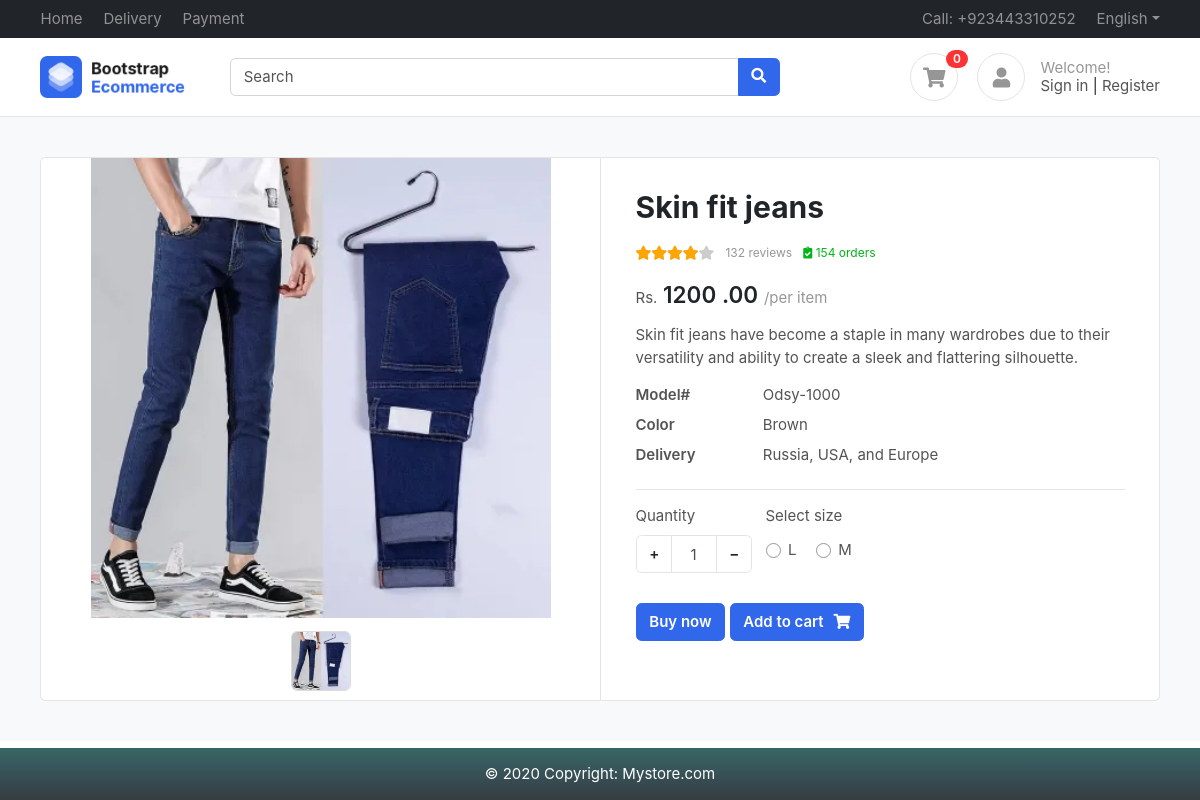
Page /product/skin-fit-jeans/ on the committed database.
### myapp/models.py (models this page shows, shortened)
class product(BaseModel):
    product_name = models.CharField(max_length=100)
    category = models.ForeignKey(category,on_delete=models.CASCADE,related_name='products')
    price = models.IntegerField()
    slug = models.SlugField(unique=True,null=True,blank=True)
    product_description = models.TextField()
    color_variant=models.ManyToManyField(ColorVariant,blank=True)
    size_variant=models.ManyToManyField(SizeVariant,blank=True)

class ProductImage(BaseModel):
    product = models.ForeignKey(product,on_delete=models.CASCADE,related_name='product_images')
    image = models.ImageField(upload_to='product')

class SizeVariant(BaseModel):
    size_name=models.CharField(max_length=100)
    price=models.IntegerField(default=0)

### myapp/views.py (the view)
# urls.py: path('<slug>/',get_products,name="get_product"),
def get_products(request,slug):
    obj=product.objects.get(slug=slug)
    context = {'product': obj}
    if request.user.is_authenticated:
      try:
            cart_obj = ShoppingCart.objects.get(user=request.user, is_paid=False)
      except ShoppingCart.DoesNotExist:
            cart_obj = None
      cart_items=Add_To_Cart.objects.filter(shopping_cart=cart_obj)
      cart_item_count= cart_items.count()
      context['count']=cart_item_count
    else:
        context['count'] = 0
    if request.GET.get('size'):
        size=request.GET.get('size')
        context['selected_size']=size
        updated_price = obj.price_calulate_size(size=size)
        context['updated_price']=updated_price
    return render(request,'product/products.html',context=context)

### template/product/products.html (shortened to what this page needs)
{% extends "base/base.html" %}
{% block cartcount %} {{ count }} {% endblock %}
{% block start %}
<section class="section-content padding-y bg">
  <div class="container">
    <div class="card">
      <div class="row no-gutters">
        <aside class="col-md-6">
          <article class="gallery-wrap">
            <div class="img-big-wrap">
              <div>
                <a href="#"
                  ><img src="/media/{{ product.product_images.first.image }}"
                /></a>
              </div>
            </div>
            <div class="thumbs-wrap">
              {% for image in product.product_images.all %}
              <a href="#" class="item-thumb"
                ><img src="/media/{{ image.image }}"
              /></a>
              {% endfor %}
            </div>
          </article>
        </aside>
        <main class="col-md-6 border-left">
          <article class="content-body">
            <h2 class="title">{{ product.product_name }}</h2>
            <div class="rating-wrap my-3">
              <ul class="rating-stars">
                <li style="width: 80%" class="stars-active">
                  <i class="fa fa-star"></i><i class="fa fa-star"></i
                  ><i class="fa fa-star"></i><i class="fa fa-star"></i
                  >
                </li>
                <li>
                  <i class="fa fa-star"></i><i class="fa fa-star"></i
                  ><i class="fa fa-star"></i><i class="fa fa-star"></i
                  ><i class="fa fa-star"></i>
                </li>
              </ul>
              <small class="label-rating text-muted">132 reviews</small>
              <small class="label-rating text-success"
                ><i class="fa fa-clipboard-check"></i> 154 orders
              </small>
            </div>
            <div class="mb-3">
              Rs.<var id="changedprice" class="price h4">
                {% if updated_price %} {{ updated_price }} {% else %}
                {{product.price }} {% endif %}.00
              </var>
              <span class="text-muted">/per item</span>
            </div>
            <p>{{ product.product_description }}</p>
            <dl class="row">
              <dt class="col-sm-3">Model#</dt>
              <dd class="col-sm-9">Odsy-1000</dd>
              <dt class="col-sm-3">Color</dt>
              <dd class="col-sm-9">Brown</dd>
              <dt class="col-sm-3">Delivery</dt>
              <dd class="col-sm-9">Russia, USA, and Europe</dd>
            </dl>
            <hr />
            <div class="form-row">
              <div class="form-group col-md flex-grow-0">
                <label>Quantity</label>
                <div class="input-group mb-3 input-spinner">
                  <div class="input-group-prepend">
                    <button
                      class="btn btn-light"
                      type="button"
                      id="button-plus"
                    >
                      +
                    </button>
                  </div>
                  <input
                    type="text"
                    class="form-control"
                    id="quantity-input"
                    value="1"
                  />
                  <div class="input-group-append">
                    <button
                      class="btn btn-light"
                      type="button"
                      id="button-minus"
                    >
                      −
                    </button>
                  </div>
                </div>
              </div>
              {% if product.size_variant.count %}
              <div class="form-group col-md">
                <label>Select size</label>
                <div class="mt-1">
                  {% for size in product.size_variant.all %}
                  <label
                    class="custom-control custom-radio custom-control-inline"
                  >
                    <div class="custom-control-label">{{ size.size_name }}</div>
                  </label>
                  {% endfor %}
                </div>
              </div>
              {% endif %}
            </div>
            <a href="#" id="buy-single-product" class="btn btn-primary">Buy now</a>
            <a href="#" id="add-to-cart-button" class="btn btn-primary"
              ><span class="text">Add to cart</span
              ><i class="fas fa-shopping-cart"></i
            ></a>
          </article>
        </main>
      </div>
    </div>
  </div>
</section>
{% endblock %}

### public/static/css/ui.css (style rules this page uses)
html { font-family: 'Inter', sans-serif; font-size: 15px; }
.content-body { flex: 1 1 auto; padding: 2rem 2.3rem; }
.padding-y { padding-top: 40px; padding-bottom: 40px; }
var { font-style: normal; }
article:after, .form-group:after { display: block; clear: both; content: ""; }
.bg { background-color: #f8f9fa; }
.card .title { color: #212529; }
.btn-light { background-color: #fff; border-color: #e4e4e4; }
.btn .text + i { margin-left: 10px; }
dl[class="row"] { margin-bottom: 0; }
.price { font-weight: 600; color: #212529; }
.label-rating { margin-left: 7px; display: inline-block; vertical-align: middle; }
.rating-stars { display: inline-block; vertical-align: middle; list-style: none; margin: 0; padding: 0; position: relative; white-space: nowrap; clear: both; }
.rating-stars i { font-size: 14px; color: #ccc; display: inline; }
.rating-stars li { display: block; text-overflow: clip; white-space: nowrap; z-index: 1; }
.rating-stars li.stars-active { z-index: 2; position: absolute; top: 0; left: 0; overflow: hidden; }
.rating-stars li.stars-active i { color: orange; }
.input-spinner { width: 120px; flex-wrap: nowrap; display: inline-flex; }
.input-spinner input.form-control { text-align: center; max-width: 46px; flex-basis: 46px; border-color: #e4e4e4; flex-grow: 0; }
.input-spinner .btn { width: 36px; text-align: center; }
.gallery-wrap .img-big-wrap { margin-bottom: 10px; border-radius: 0.37rem; overflow: hidden; background-color: #fff; }
.gallery-wrap .img-big-wrap a { text-align: center; display: block; }
.gallery-wrap .img-big-wrap img { height: 460px; width: auto; display: inline-block; cursor: zoom-in; }
.gallery-wrap .thumbs-wrap { text-align: center; }
.gallery-wrap .thumbs-wrap .item-thumb { width: 60px; height: 60px; border: 1px solid #ddd; border-radius: 6px; margin: 3px; display: inline-block; overflow: hidden; }
.gallery-wrap .thumbs-wrap img { max-width: 100%; max-height: 100%; object-fit: cover; border-radius: 4px; cursor: zoom-in; }

### template/base/base.html (style rules this page uses)
body { margin-bottom: 60px; }

### rows in the picture
product: product_images.first.image (picture), product_name "Skin fit jeans", price "1200", product_description "Skin fit jeans have become a staple in many wardrobes due to their versatility and ability to create a sleek and flattering silhouette."
ProductImage: image (picture)
SizeVariant: size_name "L"
SizeVariant: size_name "M"

### other values in the picture
{{ count }} "0"
